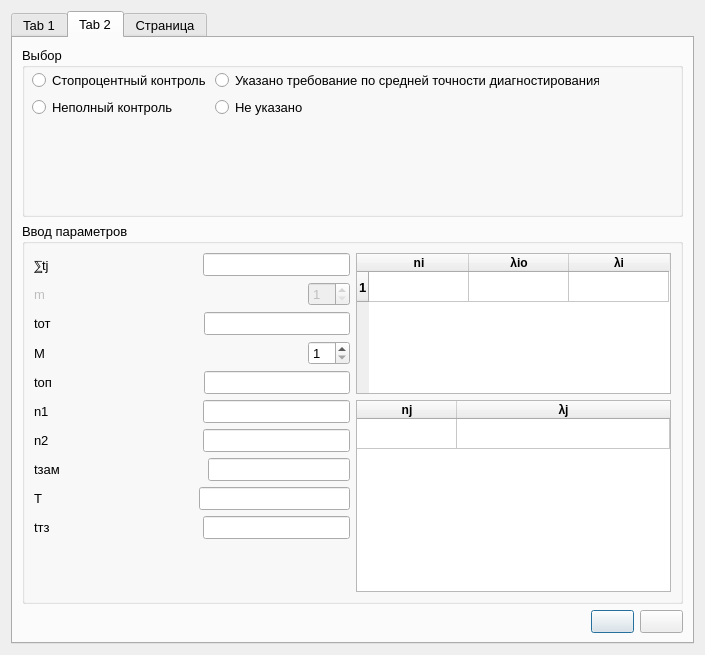
<?xml version="1.0" encoding="UTF-8"?>
<ui version="4.0">
 <class>ost45</class>
 <widget class="QDialog" name="ost45">
  <property name="geometry">
   <rect>
    <x>0</x>
    <y>0</y>
    <width>705</width>
    <height>655</height>
   </rect>
  </property>
  <property name="font">
   <font>
    <pointsize>10</pointsize>
   </font>
  </property>
  <property name="windowTitle">
   <string>Время восстановления отдельных устройств</string>
  </property>
  <layout class="QGridLayout" name="gridLayout">
   <item row="0" column="0">
    <widget class="QTabWidget" name="tabWidget">
     <property name="currentIndex">
      <number>1</number>
     </property>
     <widget class="QWidget" name="tab">
      <attribute name="title">
       <string>Tab 1</string>
      </attribute>
     </widget>
     <widget class="QWidget" name="tab_2">
      <attribute name="title">
       <string>Tab 2</string>
      </attribute>
      <layout class="QGridLayout" name="gridLayout_4">
       <item row="0" column="0">
        <layout class="QVBoxLayout" name="verticalLayout_3">
         <item>
          <widget class="QGroupBox" name="groupBox">
           <property name="title">
            <string>Выбор</string>
           </property>
           <widget class="QWidget" name="">
            <property name="geometry">
             <rect>
              <x>193</x>
              <y>23</y>
              <width>384</width>
              <height>48</height>
             </rect>
            </property>
            <layout class="QVBoxLayout" name="verticalLayout_2">
             <item>
              <widget class="QRadioButton" name="radioButton_point">
               <property name="text">
                <string>Указано требование по средней точности диагностирования</string>
               </property>
              </widget>
             </item>
             <item>
              <widget class="QRadioButton" name="radioButton_not_point">
               <property name="text">
                <string>Не указано</string>
               </property>
              </widget>
             </item>
            </layout>
           </widget>
           <widget class="QWidget" name="">
            <property name="geometry">
             <rect>
              <x>10</x>
              <y>23</y>
              <width>177</width>
              <height>48</height>
             </rect>
            </property>
            <layout class="QVBoxLayout" name="verticalLayout">
             <item>
              <widget class="QRadioButton" name="radioButton_100">
               <property name="text">
                <string>Стопроцентный контроль</string>
               </property>
              </widget>
             </item>
             <item>
              <widget class="QRadioButton" name="radioButton_not_100">
               <property name="text">
                <string>Неполный контроль</string>
               </property>
              </widget>
             </item>
            </layout>
           </widget>
          </widget>
         </item>
         <item>
          <widget class="QGroupBox" name="groupBox_2">
           <property name="title">
            <string>Ввод параметров</string>
           </property>
           <layout class="QGridLayout" name="gridLayout_3">
            <item row="0" column="1" rowspan="5">
             <widget class="QTableWidget" name="tableWidget_Tou">
              <property name="font">
               <font>
                <weight>75</weight>
                <bold>true</bold>
               </font>
              </property>
              <property name="rowCount">
               <number>1</number>
              </property>
              <row/>
              <column>
               <property name="text">
                <string>ni</string>
               </property>
              </column>
              <column>
               <property name="text">
                <string>λio</string>
               </property>
              </column>
              <column>
               <property name="text">
                <string>λi</string>
               </property>
              </column>
             </widget>
            </item>
            <item row="5" column="1" rowspan="6">
             <widget class="QTableWidget" name="tableWidget">
              <property name="font">
               <font>
                <weight>75</weight>
                <bold>true</bold>
               </font>
              </property>
              <property name="rowCount">
               <number>1</number>
              </property>
              <attribute name="horizontalHeaderStretchLastSection">
               <bool>true</bool>
              </attribute>
              <attribute name="verticalHeaderVisible">
               <bool>false</bool>
              </attribute>
              <row/>
              <column>
               <property name="text">
                <string>nj</string>
               </property>
              </column>
              <column>
               <property name="text">
                <string>λj</string>
               </property>
              </column>
             </widget>
            </item>
            <item row="2" column="0">
             <layout class="QHBoxLayout" name="horizontalLayout_3">
              <item>
               <widget class="QLabel" name="label_3">
                <property name="text">
                 <string>tот</string>
                </property>
               </widget>
              </item>
              <item>
               <spacer name="horizontalSpacer">
                <property name="orientation">
                 <enum>Qt::Horizontal</enum>
                </property>
                <property name="sizeHint" stdset="0">
                 <size>
                  <width>40</width>
                  <height>20</height>
                 </size>
                </property>
               </spacer>
              </item>
              <item>
               <widget class="QLineEdit" name="lineEdit_Tot"/>
              </item>
             </layout>
            </item>
            <item row="0" column="0">
             <layout class="QHBoxLayout" name="horizontalLayout">
              <item>
               <widget class="QLabel" name="label_sum_tj">
                <property name="enabled">
                 <bool>true</bool>
                </property>
                <property name="text">
                 <string>⅀tj</string>
                </property>
               </widget>
              </item>
              <item>
               <spacer name="horizontalSpacer_2">
                <property name="orientation">
                 <enum>Qt::Horizontal</enum>
                </property>
                <property name="sizeHint" stdset="0">
                 <size>
                  <width>40</width>
                  <height>20</height>
                 </size>
                </property>
               </spacer>
              </item>
              <item>
               <widget class="QLineEdit" name="lineEdit_sum_tj">
                <property name="enabled">
                 <bool>true</bool>
                </property>
               </widget>
              </item>
             </layout>
            </item>
            <item row="1" column="0">
             <layout class="QHBoxLayout" name="horizontalLayout_2">
              <item>
               <widget class="QLabel" name="label_m">
                <property name="enabled">
                 <bool>false</bool>
                </property>
                <property name="text">
                 <string>m</string>
                </property>
               </widget>
              </item>
              <item>
               <spacer name="horizontalSpacer_11">
                <property name="orientation">
                 <enum>Qt::Horizontal</enum>
                </property>
                <property name="sizeHint" stdset="0">
                 <size>
                  <width>40</width>
                  <height>20</height>
                 </size>
                </property>
               </spacer>
              </item>
              <item>
               <widget class="QSpinBox" name="spinBox_m">
                <property name="enabled">
                 <bool>false</bool>
                </property>
                <property name="minimum">
                 <number>1</number>
                </property>
               </widget>
              </item>
             </layout>
            </item>
            <item row="3" column="0">
             <layout class="QHBoxLayout" name="horizontalLayout_4">
              <item>
               <widget class="QLabel" name="label_4">
                <property name="text">
                 <string>M</string>
                </property>
               </widget>
              </item>
              <item>
               <spacer name="horizontalSpacer_3">
                <property name="orientation">
                 <enum>Qt::Horizontal</enum>
                </property>
                <property name="sizeHint" stdset="0">
                 <size>
                  <width>40</width>
                  <height>20</height>
                 </size>
                </property>
               </spacer>
              </item>
              <item>
               <widget class="QSpinBox" name="spinBox_2">
                <property name="minimum">
                 <number>1</number>
                </property>
               </widget>
              </item>
             </layout>
            </item>
            <item row="4" column="0">
             <layout class="QHBoxLayout" name="horizontalLayout_5">
              <item>
               <widget class="QLabel" name="label_5">
                <property name="text">
                 <string>tоп</string>
                </property>
               </widget>
              </item>
              <item>
               <spacer name="horizontalSpacer_4">
                <property name="orientation">
                 <enum>Qt::Horizontal</enum>
                </property>
                <property name="sizeHint" stdset="0">
                 <size>
                  <width>40</width>
                  <height>20</height>
                 </size>
                </property>
               </spacer>
              </item>
              <item>
               <widget class="QLineEdit" name="lineEdit_Top"/>
              </item>
             </layout>
            </item>
            <item row="5" column="0">
             <layout class="QHBoxLayout" name="horizontalLayout_6">
              <item>
               <widget class="QLabel" name="label_6">
                <property name="text">
                 <string>n1</string>
                </property>
               </widget>
              </item>
              <item>
               <spacer name="horizontalSpacer_5">
                <property name="orientation">
                 <enum>Qt::Horizontal</enum>
                </property>
                <property name="sizeHint" stdset="0">
                 <size>
                  <width>40</width>
                  <height>20</height>
                 </size>
                </property>
               </spacer>
              </item>
              <item>
               <widget class="QLineEdit" name="lineEdit_n1"/>
              </item>
             </layout>
            </item>
            <item row="6" column="0">
             <layout class="QHBoxLayout" name="horizontalLayout_7">
              <item>
               <widget class="QLabel" name="label_7">
                <property name="text">
                 <string>n2</string>
                </property>
               </widget>
              </item>
              <item>
               <spacer name="horizontalSpacer_6">
                <property name="orientation">
                 <enum>Qt::Horizontal</enum>
                </property>
                <property name="sizeHint" stdset="0">
                 <size>
                  <width>40</width>
                  <height>20</height>
                 </size>
                </property>
               </spacer>
              </item>
              <item>
               <widget class="QLineEdit" name="lineEdit_n2"/>
              </item>
             </layout>
            </item>
            <item row="7" column="0">
             <layout class="QHBoxLayout" name="horizontalLayout_8">
              <item>
               <widget class="QLabel" name="label_8">
                <property name="text">
                 <string>tзам</string>
                </property>
               </widget>
              </item>
              <item>
               <spacer name="horizontalSpacer_7">
                <property name="orientation">
                 <enum>Qt::Horizontal</enum>
                </property>
                <property name="sizeHint" stdset="0">
                 <size>
                  <width>40</width>
                  <height>20</height>
                 </size>
                </property>
               </spacer>
              </item>
              <item>
               <widget class="QLineEdit" name="lineEdit_T_zam"/>
              </item>
             </layout>
            </item>
            <item row="8" column="0">
             <layout class="QHBoxLayout" name="horizontalLayout_9">
              <item>
               <widget class="QLabel" name="label_9">
                <property name="text">
                 <string>Т</string>
                </property>
               </widget>
              </item>
              <item>
               <spacer name="horizontalSpacer_8">
                <property name="orientation">
                 <enum>Qt::Horizontal</enum>
                </property>
                <property name="sizeHint" stdset="0">
                 <size>
                  <width>40</width>
                  <height>20</height>
                 </size>
                </property>
               </spacer>
              </item>
              <item>
               <widget class="QLineEdit" name="lineEdit_T"/>
              </item>
             </layout>
            </item>
            <item row="9" column="0">
             <layout class="QHBoxLayout" name="horizontalLayout_10">
              <item>
               <widget class="QLabel" name="label_10">
                <property name="text">
                 <string>tтз</string>
                </property>
               </widget>
              </item>
              <item>
               <spacer name="horizontalSpacer_9">
                <property name="orientation">
                 <enum>Qt::Horizontal</enum>
                </property>
                <property name="sizeHint" stdset="0">
                 <size>
                  <width>40</width>
                  <height>20</height>
                 </size>
                </property>
               </spacer>
              </item>
              <item>
               <widget class="QLineEdit" name="lineEdit_Tzm"/>
              </item>
             </layout>
            </item>
           </layout>
          </widget>
         </item>
         <item>
          <layout class="QHBoxLayout" name="horizontalLayout_16">
           <item>
            <spacer name="horizontalSpacer_10">
             <property name="orientation">
              <enum>Qt::Horizontal</enum>
             </property>
             <property name="sizeHint" stdset="0">
              <size>
               <width>40</width>
               <height>20</height>
              </size>
             </property>
            </spacer>
           </item>
           <item>
            <widget class="QPushButton" name="pushButton_2">
             <property name="text">
              <string/>
             </property>
             <property name="icon">
              <iconset resource="img.qrc">
               <normaloff>:/img/img/Без названия.png</normaloff>:/img/img/Без названия.png</iconset>
             </property>
            </widget>
           </item>
           <item>
            <widget class="QPushButton" name="pushButton">
             <property name="text">
              <string/>
             </property>
             <property name="icon">
              <iconset resource="img.qrc">
               <normaloff>:/img/img/strelka.png</normaloff>:/img/img/strelka.png</iconset>
             </property>
            </widget>
           </item>
          </layout>
         </item>
        </layout>
       </item>
      </layout>
     </widget>
     <widget class="QWidget" name="tab_3">
      <attribute name="title">
       <string>Страница</string>
      </attribute>
      <widget class="QGroupBox" name="groupBox_3">
       <property name="geometry">
        <rect>
         <x>0</x>
         <y>0</y>
         <width>338</width>
         <height>139</height>
        </rect>
       </property>
       <property name="title">
        <string>Результат</string>
       </property>
       <layout class="QGridLayout" name="gridLayout_2">
        <item row="0" column="0">
         <layout class="QHBoxLayout" name="horizontalLayout_12">
          <item>
           <widget class="QLabel" name="label">
            <property name="text">
             <string>Po</string>
            </property>
           </widget>
          </item>
          <item>
           <widget class="QLineEdit" name="lineEdit_Po"/>
          </item>
         </layout>
        </item>
        <item row="0" column="1">
         <layout class="QHBoxLayout" name="horizontalLayout_11">
          <item>
           <widget class="QLabel" name="label_2">
            <property name="text">
             <string>Тв</string>
            </property>
           </widget>
          </item>
          <item>
           <widget class="QLineEdit" name="lineEdit_Tv"/>
          </item>
         </layout>
        </item>
        <item row="1" column="0">
         <layout class="QHBoxLayout" name="horizontalLayout_13">
          <item>
           <widget class="QLabel" name="label_11">
            <property name="text">
             <string>Тоу</string>
            </property>
           </widget>
          </item>
          <item>
           <widget class="QLineEdit" name="lineEdit_Tou"/>
          </item>
         </layout>
        </item>
        <item row="2" column="0">
         <layout class="QHBoxLayout" name="horizontalLayout_14">
          <item>
           <widget class="QLabel" name="label_12">
            <property name="text">
             <string>Тоб</string>
            </property>
           </widget>
          </item>
          <item>
           <widget class="QLineEdit" name="lineEdit_Tob"/>
          </item>
         </layout>
        </item>
        <item row="3" column="0">
         <layout class="QHBoxLayout" name="horizontalLayout_15">
          <item>
           <widget class="QLabel" name="label_13">
            <property name="text">
             <string>n</string>
            </property>
           </widget>
          </item>
          <item>
           <widget class="QLineEdit" name="lineEdit_n"/>
          </item>
         </layout>
        </item>
       </layout>
      </widget>
     </widget>
    </widget>
   </item>
  </layout>
 </widget>
 <resources>
  <include location="img.qrc"/>
 </resources>
 <connections/>
</ui>
